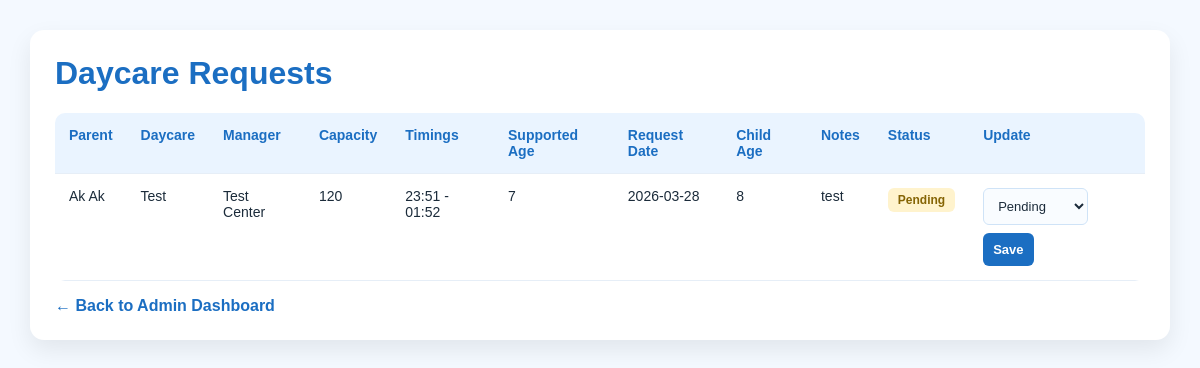
Screenshot of /admin_daycare_requests.php (signed in) with the database file from the repository.
### tables this page shows
CREATE TABLE `daycare_requests` (
  `id` int(10) UNSIGNED NOT NULL,
  `parent_user_id` int(10) UNSIGNED NOT NULL,
  `daycare_id` int(10) UNSIGNED NOT NULL,
  `request_date` date NOT NULL,
  `child_age` varchar(50) DEFAULT NULL,
  `notes` text DEFAULT NULL,
  `status` varchar(50) NOT NULL DEFAULT 'pending',
  `created_at` timestamp NOT NULL DEFAULT current_timestamp()
);

CREATE TABLE `users` (
  `id` int(10) UNSIGNED NOT NULL,
  `role` varchar(50) NOT NULL DEFAULT 'parent',
  `first_name` varchar(100) NOT NULL,
  `last_name` varchar(100) NOT NULL,
  `gender` varchar(20) NOT NULL,
  `dob` date NOT NULL,
  `certificate_path` varchar(255) DEFAULT NULL,
  `blood_group` varchar(20) DEFAULT NULL,
  `height` varchar(20) DEFAULT NULL,
  `weight` varchar(20) DEFAULT NULL,
  `mother_name` varchar(100) DEFAULT NULL,
  `father_name` varchar(100) DEFAULT NULL,
  `address` text DEFAULT NULL,
  `email` varchar(150) NOT NULL,
  `phone` varchar(30) NOT NULL,
  `username` varchar(100) NOT NULL,
  `password_hash` varchar(255) NOT NULL,
  `created_at` timestamp NOT NULL DEFAULT current_timestamp(),
  `qualification_certificate` varchar(255) DEFAULT NULL
);

CREATE TABLE `daycares` (
  `id` int(10) UNSIGNED NOT NULL,
  `user_id` int(10) UNSIGNED NOT NULL,
  `center_name` varchar(150) NOT NULL,
  `manager_name` varchar(150) DEFAULT NULL,
  `capacity` int(11) DEFAULT NULL,
  `opening_time` varchar(50) DEFAULT NULL,
  `closing_time` varchar(50) DEFAULT NULL,
  `age_group_supported` varchar(100) DEFAULT NULL,
  `facilities` text DEFAULT NULL,
  `description` text DEFAULT NULL,
  `email` varchar(150) DEFAULT NULL,
  `phone` varchar(30) DEFAULT NULL,
  `address` text DEFAULT NULL,
  `created_at` timestamp NOT NULL DEFAULT current_timestamp()
);

### app/Helpers/helpers.php (called while the page is built, shortened)
<?php
function e(?string $value): string
{
    return htmlspecialchars((string)$value, ENT_QUOTES, 'UTF-8');
}

### admin_daycare_requests.php (the view, shortened to what this page needs)
<?php
include("connect.php");
require_once "app/Helpers/helpers.php";
$result = $conn->query("
    SELECT
        dr.id,
        dr.request_date,
        dr.child_age,
        dr.notes,
        dr.status,
        dr.created_at,
        u.first_name,
        u.last_name,
        d.center_name,
        d.manager_name,
        d.capacity,
        d.opening_time,
        d.closing_time,
        d.age_group_supported
    FROM daycare_requests dr
    INNER JOIN users u ON dr.parent_user_id = u.id
    INNER JOIN daycares d ON dr.daycare_id = d.id
    ORDER BY dr.request_date DESC, dr.id DESC
");
?>
<!DOCTYPE html>
<html lang="en">
<head>
</head>
<body>
<div class="wrap">
    <div class="card">
        <h1>Daycare Requests</h1>
        <div class="table-wrap">
            <table>
                <tr>
                    <th>Parent</th>
                    <th>Daycare</th>
                    <th>Manager</th>
                    <th>Capacity</th>
                    <th>Timings</th>
                    <th>Supported Age</th>
                    <th>Request Date</th>
                    <th>Child Age</th>
                    <th>Notes</th>
                    <th>Status</th>
                    <th>Update</th>
                </tr>
                <?php if ($result && $result->num_rows > 0): ?>
                    <?php while ($row = $result->fetch_assoc()): ?>
                        <tr>
                            <td><?php echo e(trim($row['first_name'] . ' ' . $row['last_name'])); ?></td>
                            <td><?php echo e($row['center_name']); ?></td>
                            <td><?php echo e($row['manager_name'] ?: '-'); ?></td>
                            <td><?php echo e($row['capacity'] ?: '-'); ?></td>
                            <td><?php echo e(($row['opening_time'] ?: '-') . ' - ' . ($row['closing_time'] ?: '-')); ?></td>
                            <td><?php echo e($row['age_group_supported'] ?: '-'); ?></td>
                            <td><?php echo e($row['request_date']); ?></td>
                            <td><?php echo e($row['child_age'] ?: '-'); ?></td>
                            <td><?php echo e($row['notes'] ?: '-'); ?></td>
                            <td>
                                <span class="status <?php echo e($row['status']); ?>">
                                    <?php echo e($row['status']); ?>
                                </span>
                            </td>
                            <td>
                                <form method="POST" class="inline-form">
                                    <select name="status">
                                        <option value="pending" <?php echo $row['status'] === 'pending' ? 'selected' : ''; ?>>Pending</option>
                                    </select>
                                    <button type="submit">Save</button>
                                </form>
                            </td>
                        </tr>
                    <?php endwhile; ?>
                <?php else: ?>
                    <tr>
                        <td colspan="12" class="empty">No daycare requests found.</td>
                    </tr>
                <?php endif; ?>
            </table>
        </div>
        <a class="back" href="admin_dashboard.php">← Back to Admin Dashboard</a>
    </div>
</div>
</body>
</html>

### admin_daycare_requests.php (style rules this page uses)
body { margin: 0; font-family: Arial, sans-serif; background: #f4f9ff; color: #1b2b3a; padding: 30px; }
.wrap { max-width: 1350px; margin: auto; }
.card { background: #ffffff; padding: 25px; border-radius: 14px; box-shadow: 0 10px 25px rgba(0,0,0,0.08); }
h1 { margin-top: 0; color: #1b6ec2; }
.table-wrap { overflow-x: auto; }
table { width: 100%; border-collapse: collapse; background: #ffffff; border-radius: 10px; overflow: hidden; }
th, td { padding: 14px; border-bottom: 1px solid #e6eef7; text-align: left; vertical-align: top; font-size: 14px; }
th { background: #eaf4ff; color: #1b6ec2; font-weight: bold; }
.status { display: inline-block; padding: 5px 10px; border-radius: 6px; font-size: 12px; font-weight: bold; text-transform: capitalize; }
.status.pending { background: #fff3cd; color: #856404; }
.inline-form { display: flex; gap: 8px; align-items: center; flex-wrap: wrap; }
select, button { padding: 9px 10px; border-radius: 6px; border: 1px solid #cfe3f7; font-size: 13px; }
select { background: #f9fcff; color: #1b2b3a; }
button { background: #1b6ec2; color: white; border: none; font-weight: bold; cursor: pointer; }
a { color: #1b6ec2; text-decoration: none; font-weight: bold; }
.back { display: inline-block; margin-top: 16px; }

### rows the page displays
daycare_requests: parent_user.last_name "Ak Ak", daycare.center_name "Test", daycare.manager_name "Test Center", daycare.capacity "120", daycare.closing_time "23:51 - 01:52", daycare.age_group_supported "7", request_date "2026-03-28", child_age "8", notes "test", status "Pending"
